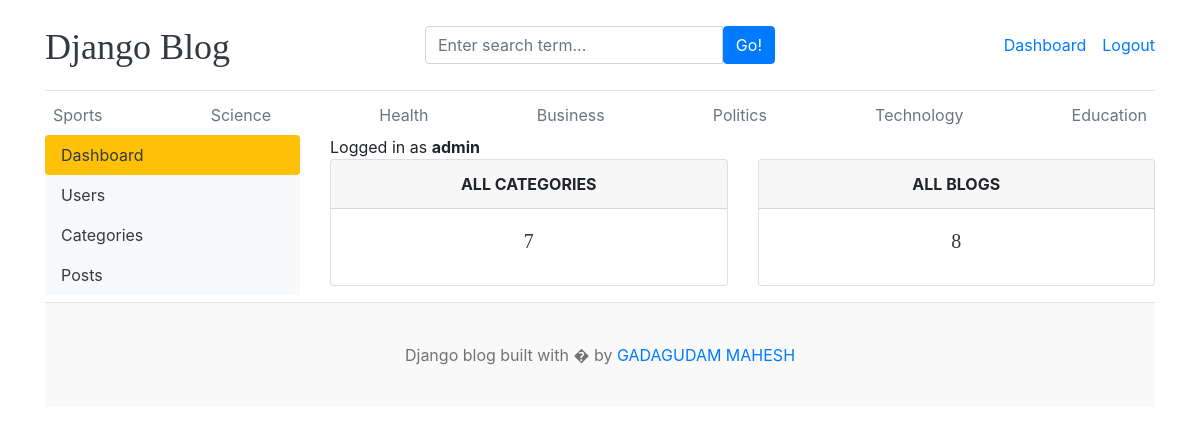
The page /dashboard/ (signed in) on the database its author committed.
### blog/models.py (models this page shows, shortened)
class Category(models.Model):
    category_name=models.CharField(max_length=50,unique=True)
    created_at=models.DateTimeField(auto_now_add=True)
    updated_at=models.DateTimeField(auto_now=True)
    class Meta:
        verbose_name_plural='categories'

### dashboards/views.py (the view)
# urls.py: path('',views.dashboard,name='dashboard'),
@login_required(login_url='login')
def dashboard(request):
    category_count=Category.objects.all().count()
    blogs_count=Blog.objects.all().count()
    context={
        'category_count':category_count,
        'blogs_count':blogs_count,
    }
    return render(request,'dashboard/dashboard.html',context)

### blog/context_processor.py (called while the page is built)
def get_categories(request):
    categories=Category.objects.all()
    return dict(categories=categories)

def get_social_links(request):
    social_links=SocialLink.objects.all()
    return dict(social_links=social_links)

### templates/dashboard/dashboard.html
{% extends 'base.html' %}
{% block content %}
  <div class="row">
    {% include 'dashboard/sidebar.html' %}
    <div class="col-md-9">
      <span>Logged in as  <b> {{ user }} </b> </span>
      <div class="row">
        <div class="col">
          <div class="card border-default mb-3">
            <div class="card-header text-center text-uppercase font-weight-bold">All Categories</div>
            <div class="card-body text-dark">
              <h5 class="card-title text-center">{{category_count}}</h5>
            </div>
          </div>
        </div>
        <div class="col">
          <div class="card border-default mb-3">
            <div class="card-header text-center text-uppercase font-weight-bold">All Blogs</div>
            <div class="card-body text-dark">
              <h5 class="card-title text-center">{{blogs_count}}</h5>
            </div>
          </div>
        </div>
      </div>
    </div>
  </div>
{% endblock %}

### templates/base.html (shortened to what this page needs)
{% load static %}
<!DOCTYPE html>
<html lang="en">
<head>
    <link href="https://getbootstrap.com/docs/4.0/dist/css/bootstrap.min.css" rel="stylesheet">
    <link href="{% static 'css/blog.css' %}" rel="stylesheet">
    <link rel="stylesheet" href="https://cdnjs.cloudflare.com/ajax/libs/font-awesome/4.7.0/css/font-awesome.min.css">
  </head>
<body>
    <div class="container">
      <header class="blog-header py-3">
        <div class="row flex-nowrap justify-content-between align-items-center">
          <div class="col-4 pt-1">
            <a class="blog-header-logo text-dark" href="/">Django Blog</a>
          </div>
          <div class="col-4">
            <form action="{% url 'search' %}" method="GET">
              <div class="input-group">
                <input class="form-control" type="text" name="keyword" value="{{keyword}}" placeholder="Enter search term..." aria-label="Enter search term..." aria-describedby="button-search" />
                <button type="submit" class="btn btn-primary" id="button-search" type="button">Go!</button>
            </div>
            </form>
          </div>
          <div class="col-4 d-flex justify-content-end align-items-center">
            {% if not user.is_authenticated %}
            <a class="btn btn-sm btn-warning" href="{% url 'login' %}">Login</a> &nbsp;
            <a class="btn btn-sm btn-outline-secondary" href="{% url 'register' %}">Register</a>
          </div>
          {% else %}
          <span><a href="{% url 'dashboard' %}">Dashboard</a></span>
          <span><a href="{% url 'logout' %}">Logout</a></span>
          {% endif %}
        </div>
      </header>
      <div class="nav-scroller py-1 mb-2">
        <nav class="nav d-flex justify-content-between">
          {% for cat in categories %}
          <a class="p-2 text-muted" href="{% url 'posts_by_category' cat.id %}">{{cat.category_name}}</a>
          {% endfor %}
        </nav
      </div>
{% block content %}
{% endblock  %}
<footer class="blog-footer">
    <p>Django blog built with � by <a href="#">GADAGUDAM MAHESH</a></p>
  </footer>
  </body>
  </html>

### project1/static/css/blog.css (style rules this page uses)
.blog-header { border-bottom: 1px solid #e5e5e5; }
.blog-header-logo { font-family: "Playfair Display", Georgia, "Times New Roman", serif; font-size: 2.25rem; }
h1, h2, h3, h4, h5, h6 { font-family: "Playfair Display", Georgia, "Times New Roman", serif; }
.blog-footer { padding: 2.5rem 0; color: #727272; text-align: center; background-color: #f9f9f9; border-top: .05rem solid #e5e5e5; }
.blog-footer p:last-child { margin-bottom: 0; }

### rows shown on the page
Category: category_name "Sports"
Category: category_name "Science"
Category: category_name "Health"
Category: category_name "Business"
Category: category_name "Politics"
Category: category_name "Technology"
Category: category_name "Education"

### other values the page prints
{{ user }} "admin"
{{ category_count }} "7"
{{ blogs_count }} "8"
